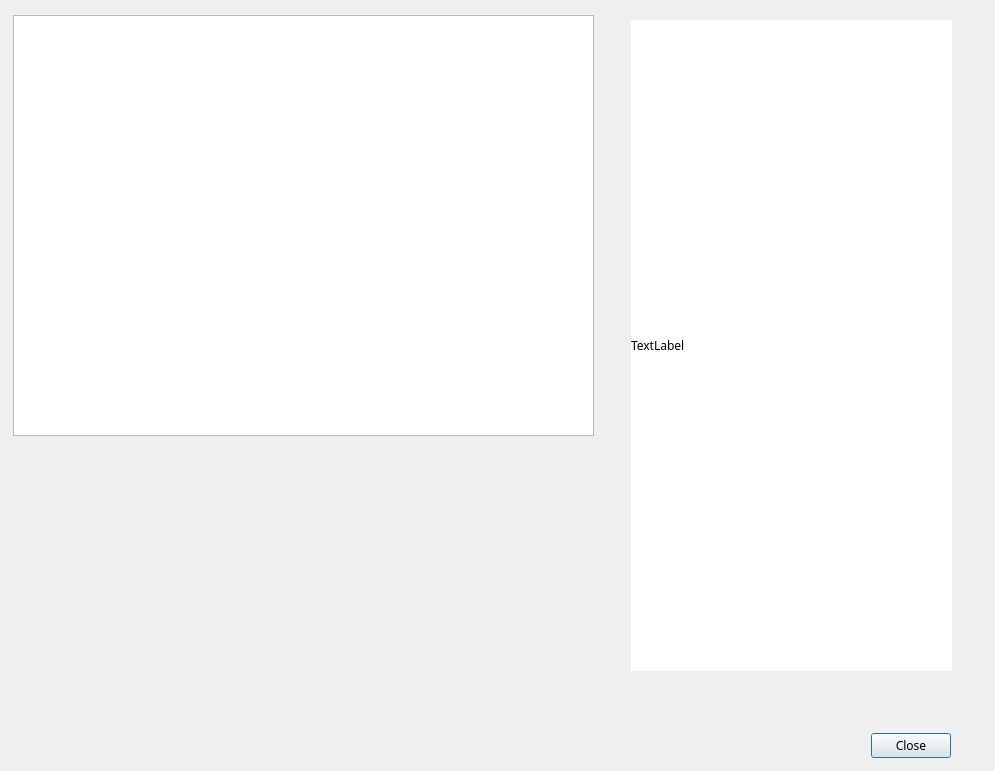
<?xml version="1.0" encoding="UTF-8"?>
<ui version="4.0">
 <class>CamberInfoDialog</class>
 <widget class="QDialog" name="CamberInfoDialog">
  <property name="windowModality">
   <enum>Qt::ApplicationModal</enum>
  </property>
  <property name="geometry">
   <rect>
    <x>0</x>
    <y>0</y>
    <width>995</width>
    <height>771</height>
   </rect>
  </property>
  <property name="font">
   <font>
    <family>Sans</family>
   </font>
  </property>
  <property name="windowTitle">
   <string>Camber Details</string>
  </property>
  <widget class="QDialogButtonBox" name="buttonBox">
   <property name="geometry">
    <rect>
     <x>650</x>
     <y>730</y>
     <width>301</width>
     <height>32</height>
    </rect>
   </property>
   <property name="orientation">
    <enum>Qt::Horizontal</enum>
   </property>
   <property name="standardButtons">
    <set>QDialogButtonBox::Close</set>
   </property>
  </widget>
  <widget class="QTextEdit" name="textEdit">
   <property name="geometry">
    <rect>
     <x>13</x>
     <y>15</y>
     <width>581</width>
     <height>421</height>
    </rect>
   </property>
   <property name="font">
    <font>
     <family>Liberation Mono</family>
    </font>
   </property>
   <property name="lineWrapMode">
    <enum>QTextEdit::FixedColumnWidth</enum>
   </property>
   <property name="lineWrapColumnOrWidth">
    <number>80</number>
   </property>
  </widget>
  <widget class="CamberDialogLabel" name="label">
   <property name="geometry">
    <rect>
     <x>631</x>
     <y>20</y>
     <width>321</width>
     <height>651</height>
    </rect>
   </property>
   <property name="styleSheet">
    <string notr="true">background:rgb(255, 255, 255)</string>
   </property>
   <property name="text">
    <string>TextLabel</string>
   </property>
  </widget>
 </widget>
 <customwidgets>
  <customwidget>
   <class>CamberDialogLabel</class>
   <extends>QLabel</extends>
   <header>camberdialoglabel.h</header>
  </customwidget>
 </customwidgets>
 <resources/>
 <connections>
  <connection>
   <sender>buttonBox</sender>
   <signal>accepted()</signal>
   <receiver>CamberInfoDialog</receiver>
   <slot>accept()</slot>
   <hints>
    <hint type="sourcelabel">
     <x>248</x>
     <y>254</y>
    </hint>
    <hint type="destinationlabel">
     <x>157</x>
     <y>274</y>
    </hint>
   </hints>
  </connection>
  <connection>
   <sender>buttonBox</sender>
   <signal>rejected()</signal>
   <receiver>CamberInfoDialog</receiver>
   <slot>reject()</slot>
   <hints>
    <hint type="sourcelabel">
     <x>316</x>
     <y>260</y>
    </hint>
    <hint type="destinationlabel">
     <x>286</x>
     <y>274</y>
    </hint>
   </hints>
  </connection>
 </connections>
</ui>
